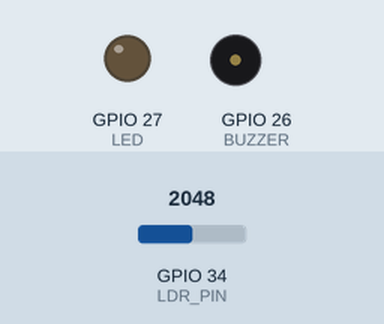
Bench run of a sketch on a simulated ESP32. Shown: output pins drawn as LEDs (lit = HIGH), buzzer (waves = sounding, pin HIGH). Inputs (shaded band) come from the test bench; at power-on: GPIO 34 (LDR_PIN) = 2048. WiFi joins after 1.5 s; servers stay silent unless stated; what the sketch prints to the serial monitor is not drawn.

Above: at 2.7 s.
2.8 s: GPIO 34 (LDR_PIN) set to 661
4.3 s: GPIO 34 (LDR_PIN) set to 562
At 5.3 s:
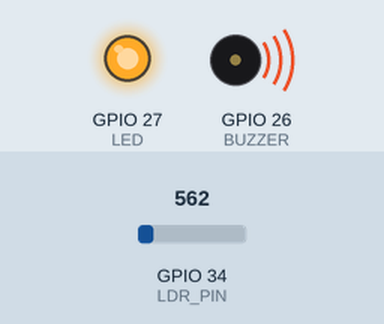
5.8 s: GPIO 34 (LDR_PIN) set to 640
At 6.7 s:
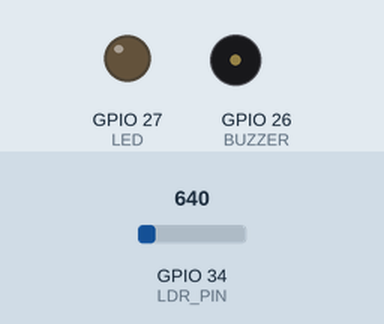
7.3 s: GPIO 34 (LDR_PIN) set to 560
At 8.0 s:
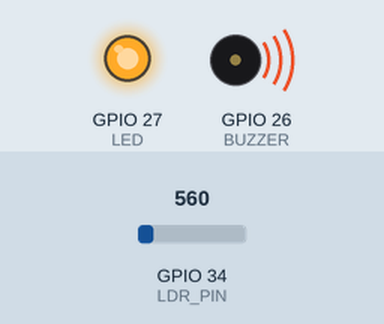
Timing chart, 0 to 9.8 s (numbered marks = the images above; inputs shaded):
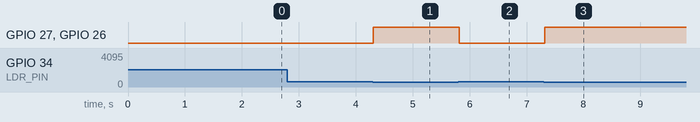

The sketch:

Code.ino
```cpp
#include <WiFi.h>
#include <WebServer.h>

#define LDR_PIN 34   // LDR sensor on GPIO34 (Analog)
#define BUZZER 26    // Buzzer on GPIO26
#define LED 27       // LED on GPIO27

const char* ssid = "Your_WiFi_SSID";       // Your WiFi name
const char* password = "Your_WiFi_Password"; // Your WiFi password

WebServer server(80);  // Web server on port 80

int threshold = 600;   // Adjust based on ambient light conditions

void handleRoot() {
    int ldrValue = analogRead(LDR_PIN);
    String message = "Laser Status: " + String(ldrValue) + "<br>";

    if (ldrValue < threshold) {
        message += "🚨 Intruder Detected! 🚨";
    } else {
        message += "✅ Secure Area";
    }

    server.send(200, "text/html", message);
}

void setup() {
    Serial.begin(115200);

    pinMode(BUZZER, OUTPUT);
    pinMode(LED, OUTPUT);

    WiFi.begin(ssid, password);
    Serial.print("Connecting to WiFi...");
    while (WiFi.status() != WL_CONNECTED) {
        delay(500);
        Serial.print(".");
    }

    Serial.println("\nConnected!");
    Serial.println(WiFi.localIP());

    server.on("/", handleRoot);
    server.begin();
}

void loop() {
    int ldrValue = analogRead(LDR_PIN);
    Serial.println(ldrValue);

    if (ldrValue < threshold) {  // If beam is broken
        digitalWrite(BUZZER, HIGH);
        digitalWrite(LED, HIGH);
        Serial.println("🚨 Intruder detected!");
    } else {
        digitalWrite(BUZZER, LOW);
        digitalWrite(LED, LOW);
    }

    server.handleClient();
    delay(100);
}
```

Measured:
- the behaviour switches between 600 and 599 on GPIO 34 (LDR_PIN) (found by bisection; images 0 and 1)
- after the input at 2.8 s, every drawn part: stays the same
- after the input at 4.3 s, GPIO 27 (LED), GPIO 26 (BUZZER): LOW → HIGH at once
- after the input at 5.8 s, GPIO 27 (LED), GPIO 26 (BUZZER): HIGH → LOW at once
- after the input at 7.3 s, GPIO 27 (LED), GPIO 26 (BUZZER): LOW → HIGH at once
